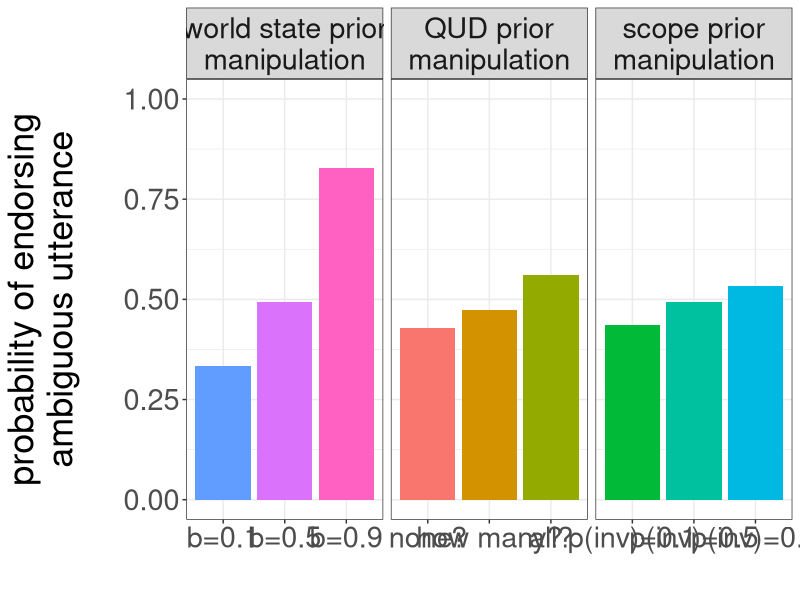
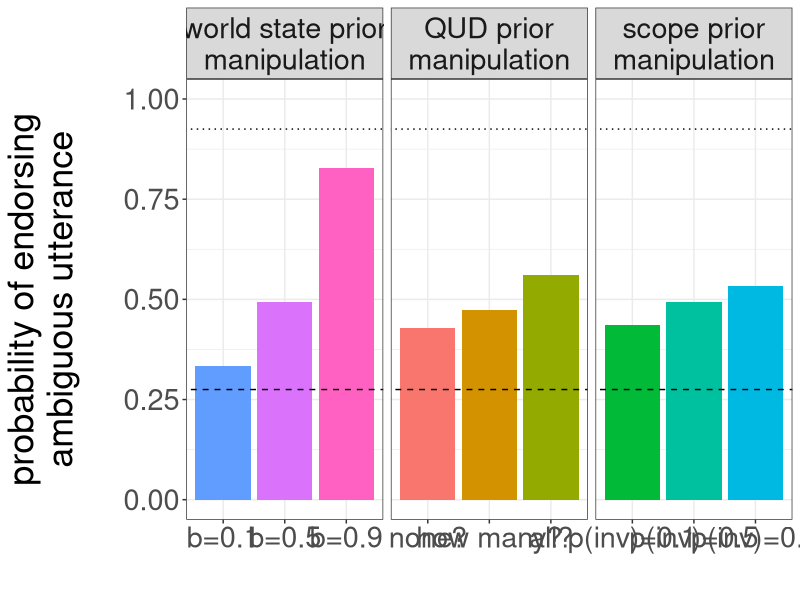
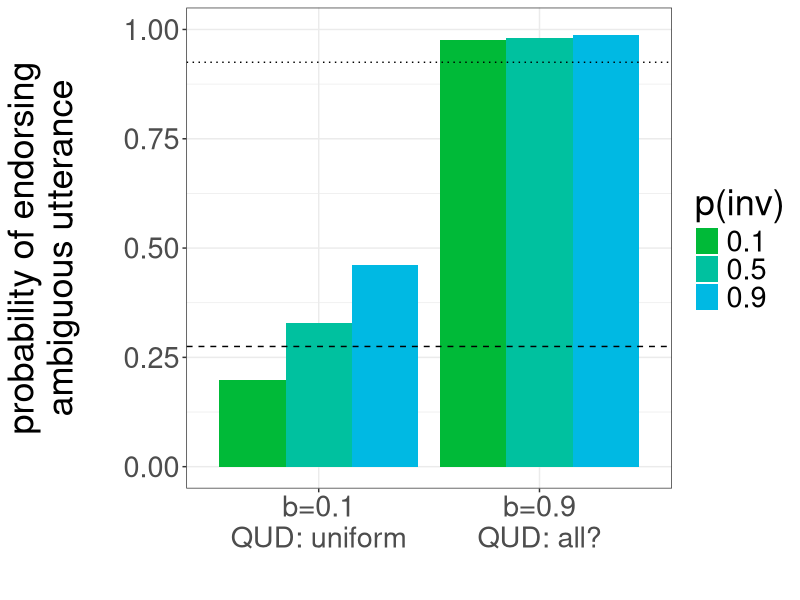
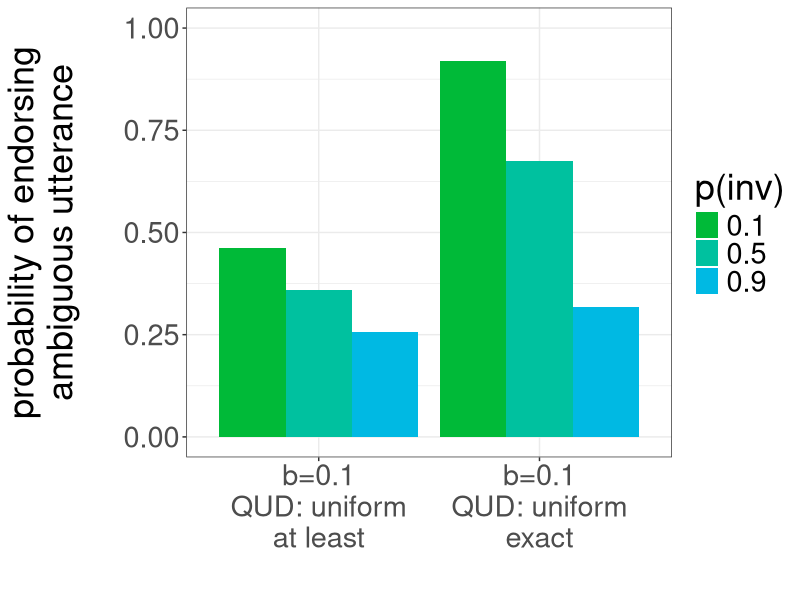
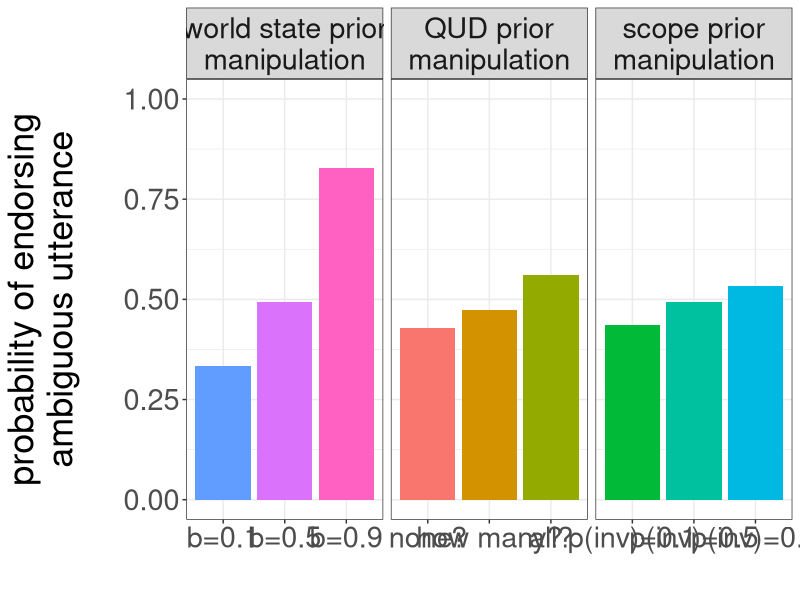
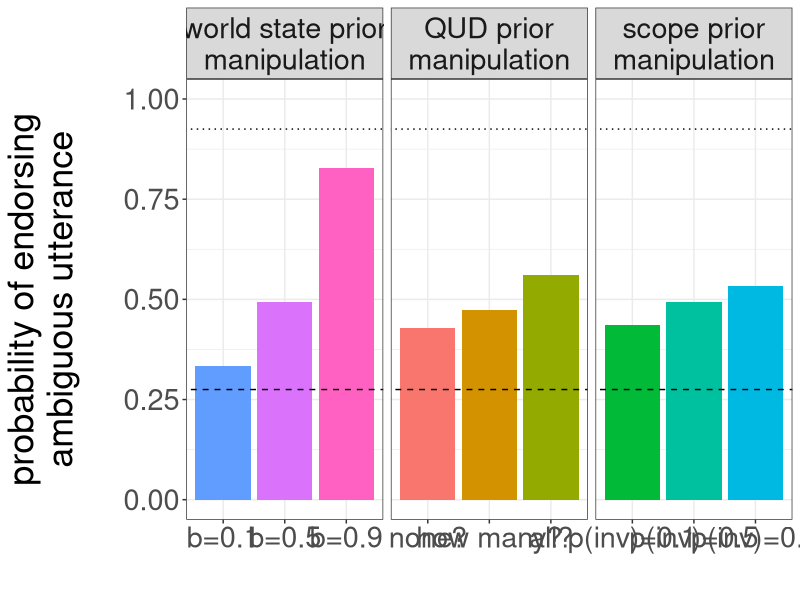

Reproduce these figures in R, in order. (Note: this script raises an error after producing the figures.)
setwd("~/git/kids-scope/models/plots/")
##setwd("~/Documents/MATLAB/kids-scope/kids-scope/models/Matlab Model/RSA-Code/Data")
library(ggplot2)
library(scales)


# figure 1: horses and every not

d = read.csv("../results/adv-everynot-fig1.csv",header=T)
names(d) <- c("n","baserate","QUD","scope","p","manipulation")

d$manipulation = factor(d$manipulation,labels=c("baserate","QUD","scope"))

d$x = NA

d[d$manipulation=="QUD",]$x = as.character(d[d$manipulation=="QUD",]$QUD)
d[d$manipulation=="scope",]$x = d[d$manipulation=="scope",]$scope
d[d$manipulation=="baserate",]$x = as.character(d[d$manipulation=="baserate",]$baserate)

##Frogs
d$x = factor(d$x,levels=c("none?","many?","all?","0.1","0.5","0.9","b=0.1","b=0.5","b=0.9"))
d$x = factor(d$x,labels=c("none?","how many?","all?","p(inv)=0.1","p(inv)=0.5","p(inv)=0.9","b=0.1","b=0.5","b=0.9"))

d$manipulation = factor(d$manipulation,levels=c("baserate","QUD","scope"))
d$manipulation = factor(d$manipulation,labels=c("world state prior\nmanipulation","QUD prior\nmanipulation","scope prior\nmanipulation"))

p1 <- ggplot(d,aes(x=as.factor(x),y=p,fill=as.factor(x))) +
  geom_bar(stat="identity")+
  ylab("probability of endorsing\nambiguous utterance\n") +
  xlab("\nscope prior")+
  #scale_fill_manual(values=c("red", "blue"))+
  theme(axis.text.x = element_text(size=10,angle=0))+
  scale_y_continuous(limits=c(0,1),oob = rescale_none)+
  # geom_abline(intercept = 0.275, slope = 0,linetype=2) +
  # geom_abline(intercept = 0.925, slope = 0,linetype="dotted") +
  theme_bw()+
  xlab("")+
  guides(fill=FALSE)+
  theme(text = element_text(size=26))+
  facet_grid(.~manipulation,scales = "free_x")
p1
ggsave("adv_everynot.png",width=15.5,height=4.5)

##figure 2: 2 actor scenarios basic graph

d = read.csv("../results/adv-everynot-fig1.csv",header=T)
names(d) <- c("n","baserate","QUD","scope","p","manipulation")

d$manipulation = factor(d$manipulation,labels=c("baserate","QUD","scope"))

d$x = NA

d[d$manipulation=="QUD",]$x = as.character(d[d$manipulation=="QUD",]$QUD)
d[d$manipulation=="scope",]$x = d[d$manipulation=="scope",]$scope
d[d$manipulation=="baserate",]$x = as.character(d[d$manipulation=="baserate",]$baserate)

##Frogs
d$x = factor(d$x,levels=c("none?","many?","all?","0.1","0.5","0.9","b=0.1","b=0.5","b=0.9"))
d$x = factor(d$x,labels=c("none?","how many?","all?","p(inv)=0.1","p(inv)=0.5","p(inv)=0.9","b=0.1","b=0.5","b=0.9"))

d$manipulation = factor(d$manipulation,levels=c("baserate","QUD","scope"))
d$manipulation = factor(d$manipulation,labels=c("world state prior\nmanipulation","QUD prior\nmanipulation","scope prior\nmanipulation"))

p1 <- ggplot(d,aes(x=as.factor(x),y=p,fill=as.factor(x))) +
  geom_bar(stat="identity")+
  ylab("probability of endorsing\nambiguous utterance\n") +
  xlab("\nscope prior")+
  #scale_fill_manual(values=c("red", "blue"))+
  theme(axis.text.x = element_text(size=10,angle=0))+
  scale_y_continuous(limits=c(0,1),oob = rescale_none)+
  geom_abline(intercept = 0.275, slope = 0,linetype=2) +
  geom_abline(intercept = 0.925, slope = 0,linetype="dotted") +
  theme_bw()+
  xlab("")+
  guides(fill=FALSE)+
  theme(text = element_text(size=26))+
  facet_grid(.~manipulation,scales = "free_x")
p1
ggsave("adv_twonot.png",width=15.5,height=4.5)



# figure 2: 1-of-2 contrast manipulation

d2 = read.csv("../results/CMCL-figure2.csv",header=T)
names(d2) <- c("n","baserate","QUD","surface_scope","meaning","p","manipulation")
d2$scope = 1 - d2$surface_scope
# 
# d2$manipulation = factor(d2$manipulation,levels=c("p(inv) = 0.1","p(inv) = 0.5","p(inv) = 0.9","p(inv) = 0.1 b = 0.9"))
# d2$manipulation = factor(d2$manipulation,labels=c("p(inv) = 0.1\nb = 0.1","p(inv) = 0.5\nb = 0.1","p(inv) = 0.9\nb = 0.1","p(inv) = 0.1\nb = 0.9"))
# 
# #d2$scope = factor(d2$scope,labels=c("p(inv) = 0.1","p(inv) = 0.5"))
# 
# p2 <- ggplot(d2,aes(x=as.factor(QUD),y=p,fill=as.factor(QUD))) +
#   geom_bar(stat="identity")+
#   ylab("probability of endorsing\nambiguous utterance\n") +
#   xlab("\nscope prior")+
#   #scale_fill_manual(values=c("red", "blue"))+
#   theme(axis.text.x = element_text(size=10,angle=0))+
#   scale_y_continuous(limits=c(0,1),oob = rescale_none)+
#   geom_abline(intercept = 0.2, slope = 0,linetype=2) +
#   geom_abline(intercept = 0.9, slope = 0,linetype="dotted") +
#   theme_bw()+
#   xlab("")+
#   guides(fill=FALSE)+
#   theme(text = element_text(size=26))+
#   facet_grid(.~manipulation,scales = "free_x")
# p2
# #ggsave("CMCL-figure2a.png",width=14.5,height=4)
# 
# d2b <- d2[(d2$QUD=="uniform" & d2$surface_scope==0.9)|d2$QUD=="all?",]
# d2b$manipulation = factor(d2b$manipulation,labels=c("b=0.1\np(inv)=0.1\nQUD: uniform","b=0.9\np(inv)=0.1\nQUD: all?"))
# 
# p2b <- ggplot(d2b,aes(x=manipulation,y=p,fill=manipulation)) +
#   geom_bar(stat="identity")+
#   ylab("probability of endorsing\nambiguous utterance\n") +
#   #xlab("\nscope prior")+
#   #scale_fill_manual(values=c("red", "blue"))+
#   theme(axis.text.x = element_text(size=10,angle=0))+
#   scale_y_continuous(limits=c(0,1),oob = rescale_none)+
#   geom_abline(intercept = 0.2, slope = 0,linetype=2) +
#   geom_abline(intercept = 0.9, slope = 0,linetype="dotted") +
#   theme_bw()+
#   xlab("")+
#   guides(fill=FALSE)+
#   theme(text = element_text(size=26))#+
#   #facet_grid(.~manipulation,scales = "free_x")
# p2b
# #ggsave("CMCL-figure2b.png",width=6,height=5)

d2c <- d2[d2$QUD=="uniform"|d2$QUD=="all?",]
d2c$manipulation = factor(d2c$manipulation,labels=c("b=0.1\nQUD: uniform","b=0.9\nQUD: all?"))

p2c <- ggplot(d2c,aes(x=manipulation,y=p,fill=as.factor(scope))) +
  geom_bar(stat="identity",position = position_dodge())+
  ylab("probability of endorsing\nambiguous utterance\n") +
  #xlab("\nscope prior")+
  scale_fill_manual(values=c("#00BA38", "#00C19F","#00B9E3"))+
  theme(axis.text.x = element_text(size=10,angle=0))+
  scale_y_continuous(limits=c(0,1),oob = rescale_none)+
  geom_abline(intercept = 0.275, slope = 0,linetype=2) +
  geom_abline(intercept = 0.925, slope = 0,linetype="dotted") +
  theme_bw()+
  labs(fill="p(inv)") +
  xlab("")+
  theme(text = element_text(size=26)) #+
  #facet_grid(.~manipulation,scales = "free_x")
p2c
#ggsave("CMCL-figure2c.png",width=7.5,height=5)




# figure 3: 2-of-4 context


d3 = read.csv("../results/CMCL-figure3.csv",header=T)
names(d3) <- c("n","baserate","QUD","surface_scope","meaning","p","manipulation")
d3$scope = 1 - d3$surface_scope

d3$manipulation = factor(d3$manipulation,labels=c("b=0.1\nQUD: uniform\nat least","b=0.1\nQUD: uniform\nexact"))

p3 <- ggplot(d3,aes(x=manipulation,y=p,fill=as.factor(scope))) +
  geom_bar(stat="identity",position = position_dodge())+
  ylab("probability of endorsing\nambiguous utterance\n") +
  #xlab("\nscope prior")+
  scale_fill_manual(values=c("#00BA38", "#00C19F","#00B9E3"))+
  theme(axis.text.x = element_text(size=10,angle=0))+
  scale_y_continuous(limits=c(0,1),oob = rescale_none)+
  #geom_abline(intercept = 0.2, slope = 0,linetype=2) +
  #geom_abline(intercept = 0.9, slope = 0,linetype="dotted") +
  theme_bw()+
  labs(fill="p(inv)") +
  xlab("")+
  theme(text = element_text(size=26)) #+
#facet_grid(.~manipulation,scales = "free_x")
p3
#ggsave("CMCL-figure3.png",width=7.5,height=5)



##Super Endorsement Graph

# se <- ggplot(e,aes(x=as.factor(x),y=p,fill=as.factor(x))) +
#   geom_bar(stat="identity")+
#   ylab("probability of endorsing\nambiguous utterance\n") +
#   xlab("\nscope prior")+
#   #scale_fill_manual(values=c("red", "blue"))+
#   theme(axis.text.x = element_text(size=10,angle=0))+
#   scale_y_continuous(limits=c(.3,1),oob = rescale_none)+
#   theme_bw()+
#   xlab("\ninverse scope prior")+
#   guides(fill=FALSE)+
# se
e = read.csv('super_endorse9.csv',header=F)
names(e) <- c("state","scope","QUD","p") 

e$scope = factor(e$scope,levels=c("0.1","0.5","0.9"))
e$scope = factor(e$scope,labels=c("0.1","0.5","0.9"))
e$condition = factor(e$condition,levels=c("scope"))
e$condition = factor(e$condition,labels=c("Gang-up effect of Pragmatic factors"))
# A bar graph
se <-ggplot(data=e, aes(x=as.factor(scope), y=p,fill=as.factor(scope))) + 
  geom_bar(stat="identity") +                        # Thinner lines
  scale_fill_manual(values=c("limegreen", "seagreen3","royalblue1"))+      # Set legend title
  xlab("") + ylab("probability of endorsing\nambiguous utterance\n") + # Set axis labels
  scale_y_continuous(limits=c(.2,1),oob = rescale_none)+
  theme_bw()+
  theme(text = element_text(size=26))+
  guides(fill=FALSE)
se
ggsave("super_end.jpeg",width=6,height=4.4)

g = read.csv('world_manip9.csv',header=F)
names(g) <- c("state","scope","QUD","p") 

g$state = factor(g$state,levels=c("4","0","1","2","3"))
g$state = factor(g$state,labels=c("uniform\nstate prior","0 horses","1 horse","2 horses","3 horses"))
# A bar graph
we <-ggplot(data=g, aes(x=as.factor(state), y=p,fill=as.factor(state))) + 
  geom_bar(stat="identity") +                        # Thinner lines
  #scale_fill_manual(values=c("limegreen", "seagreen3","royalblue1"))+      # Set legend title
  xlab("") + ylab("probability of endorsing\nambiguous utterance\n") + # Set axis labels
  scale_y_continuous(limits=c(.2,1),oob = rescale_none)+
  theme_bw()+
  theme(text = element_text(size=32))+
  guides(fill=FALSE)
we

q = read.csv('qud_manip9.csv',header=F)
names(q) <- c("state","scope","QUD","p") 

q$QUD = factor(q$QUD,levels=c("3","0","1","2"))
q$QUD = factor(q$QUD,labels=c("uniform\nQUD prior","did no\nhorses succeed?","how many\nhorses succeeded?","did all\nhorses succeed?"))
# A bar graph
qe <-ggplot(data=q, aes(x=as.factor(QUD), y=p,fill=as.factor(QUD))) + 
  geom_bar(stat="identity") +                        # Thinner lines
  #scale_fill_manual(values=c("limegreen", "seagreen3","royalblue1"))+      # Set legend title
  xlab("") + 
  ylab("probability of endorsing\nambiguous utterance\n") + # Set axis labels
  scale_y_continuous(limits=c(.2,1),oob = rescale_none)+
  theme_bw()+
  theme(text = element_text(size=32))+
  guides(fill=FALSE)
qe

s = read.csv('scope_manip.csv',header=F)
names(s) <- c("state","scope","QUD","p") 

s$scope = factor(s$scope,levels=c("0.1","0.3","0.5","0.7","0.9"))
s$scope = factor(s$scope,labels=c("0.1","0.3","0.5","0.7","0.9"))
# A bar graph
ss <-ggplot(data=s, aes(x=as.factor(scope), y=p,fill=as.factor(scope))) + 
  geom_bar(stat="identity") +                        # Thinner lines
  #scale_fill_manual(values=c("limegreen", "seagreen3","royalblue1"))+      # Set legend title
  xlab("inverse scope prior") + ylab("probability of endorsing\nambiguous utterance\n") + # Set axis labels
  scale_y_continuous(limits=c(.2,1),oob = rescale_none)+
  theme_bw()+
  theme(text = element_text(size=32))+
  guides(fill=FALSE)
ss
#ggsave("super_endorse.jpg",width=3,height=3)fill="seagreen3", colour="seagreen3"


